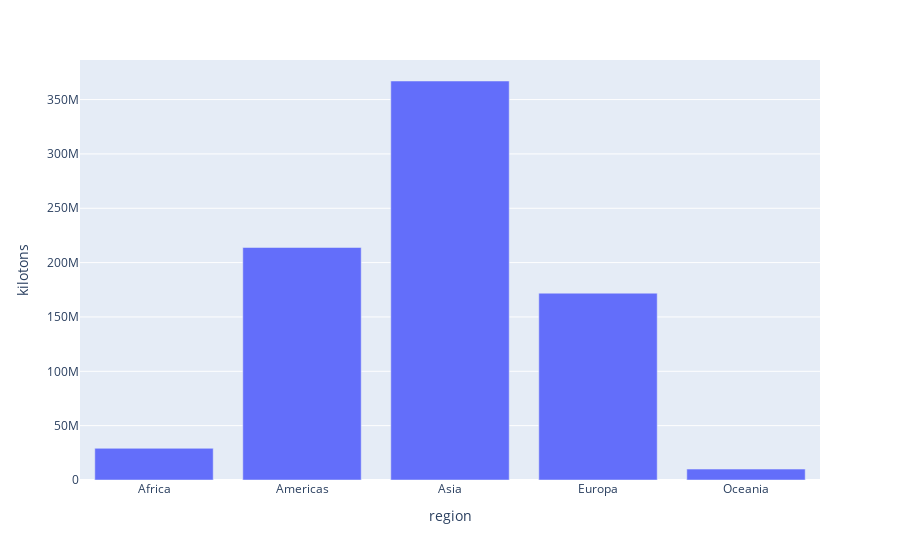

The cell this chart's notebook holds for it:
### Markdown cell above
A first approach would be to compare the total per region for the whole period with data:

### Code cell
total_per_region = (
    df.groupby("region")["kilotons"].sum().to_frame().reset_index()
)
display(total_per_region)
px.bar(total_per_region, "region", "kilotons")

### Figure 1 — Plotly figure (JSON) as saved in the notebook; plotly's stock layout.template omitted (floating-point values rounded to 4 significant figures)
{"data": [{"hovertemplate": "region=%{x}<br>kilotons=%{y}<extra></extra>", "legendgroup": "", "marker": {"color": "#636efa", "pattern": {"shape": ""}}, "name": "", "orientation": "v", "showlegend": false, "textposition": "auto", "type": "bar", "x": ["Africa", "Americas", "Asia", "Europa", "Oceania"], "xaxis": "x", "y": [29150000.0, 213900000.0, 367100000.0, 171900000.0, 10050000.0], "yaxis": "y"}], "layout": {"barmode": "relative", "legend": {"tracegroupgap": 0}, "margin": {"t": 60}, "xaxis": {"anchor": "y", "domain": [0, 1], "title": {"text": "region"}}, "yaxis": {"anchor": "x", "domain": [0, 1], "title": {"text": "kilotons"}}}}
